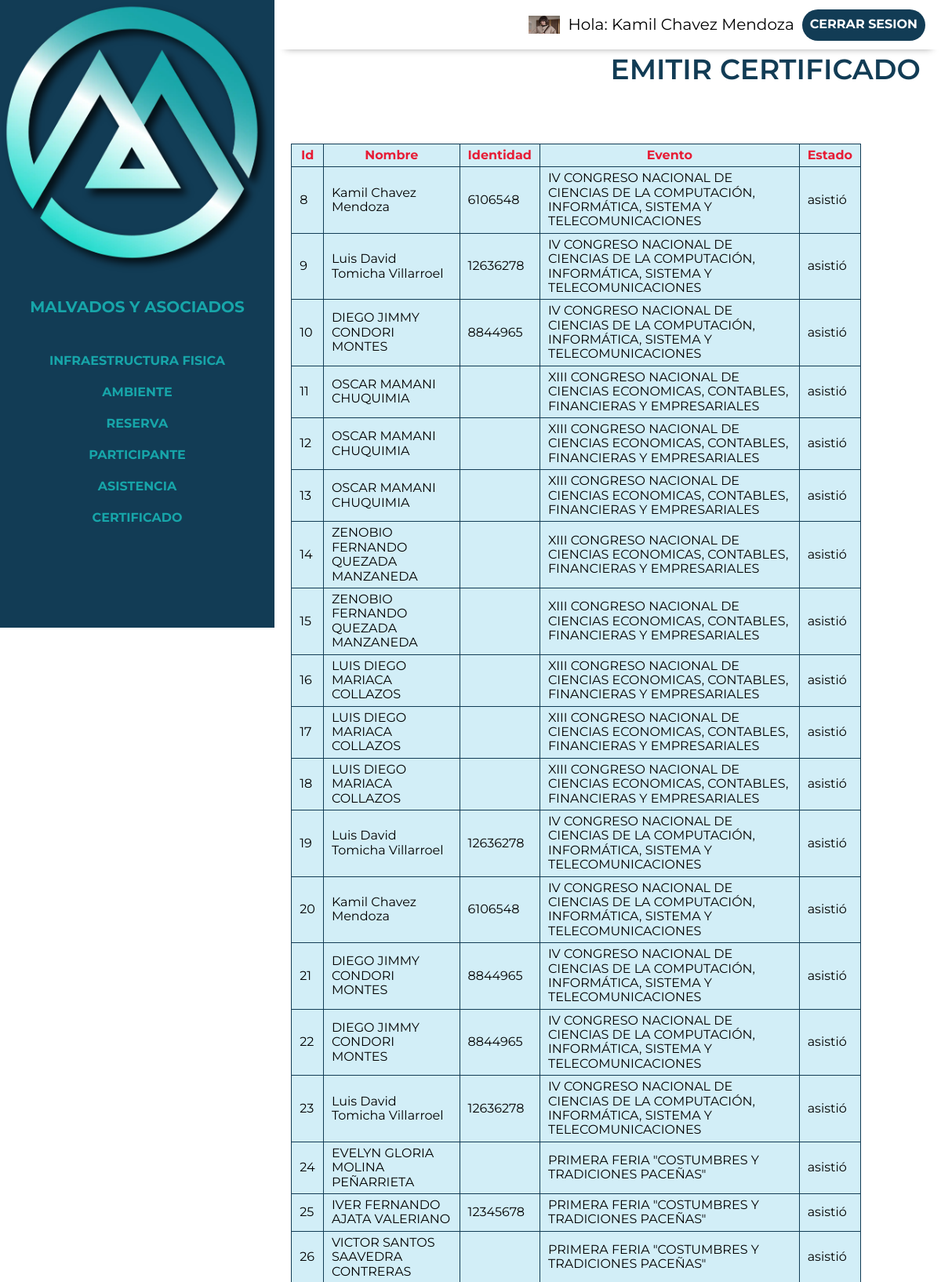
The page /control/certificado.php (signed in, upper part) on the database its author committed.
### tables this page shows
CREATE TABLE `usuario` (
  `id_usuario` int(20) NOT NULL,
  `nombre` varchar(60) NOT NULL,
  `apPaterno` varchar(50) NOT NULL,
  `apMaterno` varchar(50) NOT NULL,
  `email` varchar(60) NOT NULL,
  `password` char(60) DEFAULT NULL,
  `estado` varchar(60) DEFAULT NULL,
  `identidad` varchar(60) NOT NULL,
  `foto` varchar(200) DEFAULT NULL,
  `usuario` varchar(50) DEFAULT NULL,
  `celular` varchar(20) DEFAULT NULL,
  `fechaRegistro` date DEFAULT NULL,
  `token` varchar(50) DEFAULT NULL
);

CREATE TABLE `asistencia` (
  `id_asistencia` int(20) NOT NULL,
  `id_evento` int(20) NOT NULL,
  `id_usuario` int(11) NOT NULL,
  `fecha` date NOT NULL,
  `hora_entrada` time NOT NULL,
  `detalle_asistencia` text NOT NULL
);

CREATE TABLE `evento` (
  `id_evento` int(20) NOT NULL,
  `fechaEvento` date DEFAULT NULL,
  `nombreEvento` varchar(225) NOT NULL,
  `Duracion` int(45) NOT NULL,
  `descripcion` longtext NOT NULL,
  `imagen` varchar(200) DEFAULT NULL,
  `id_ambiente` int(11) NOT NULL,
  `gratuito` varchar(2) DEFAULT 'no',
  `costo` decimal(10,0) DEFAULT NULL,
  `fechaFin` date DEFAULT NULL,
  `hora_ini` time NOT NULL,
  `hora_fin` time NOT NULL,
  `estado` varchar(60) NOT NULL
);

### control/certificado.php (the view, shortened to what this page needs)
<?php require'includes/header.php';
    include("../app/conexion.php");
    if(isset($_GET['id_evento'])){
        $id_evento=$_GET['id_evento'];
        $sql="select *from asistencia where id_evento='".$id_evento."'";
        $resultado=mysqli_query($conectar, $sql);
    }
    else{
        $sql="select *from asistencia";
        $resultado=mysqli_query($conectar, $sql);
    }
?>
<div class="contenedor">
    <div class="listar ">
        <h2 >Emitir Certificado </h2>
    </div>
    <br/>
    <div class="tlis">
            <table  >
                <thead>
                    <tr>
                        <th data-titulo="Id:">Id</th>
                        <th data-titulo="Nombre:">Nombre</th>
                        <th data-titulo="Identidad:">Identidad</th>
                        <th data-titulo="Evento:">Evento</th>
                        <th data-titulo="Estado:">Estado</th>
                    </tr>
                </thead>
                <tbody>
                     <?php
                            while($filas=mysqli_fetch_assoc($resultado)){
                        ?>
                    <tr>
                            <?php
                            $i=$filas['id_usuario'];
                            $sql1="select *from usuario where id_usuario='".$i."'";
                            $res1=mysqli_query($conectar,$sql1);
                            $fil=mysqli_fetch_assoc($res1);
                            $i2=$filas['id_evento'];
                            $sql2="select *from evento where id_evento='".$i2."'";
                            $res2=mysqli_query($conectar,$sql2);
                            $fila=mysqli_fetch_assoc($res2);
                            ?>
                        <td data-titulo="Id:"><?php echo $filas['id_asistencia']?></td>
                        <td data-titulo="Nombre:"><?php echo $fil['nombre']." ".$fil['apPaterno']." ".$fil['apMaterno'];?></td>
                        <td data-titulo="Identidad:"><?php echo $fil['identidad']?></td>
                        <td data-titulo="Evento:"><?php echo $fila['nombreEvento']?></td>
                        <td data-titulo="Pago:"><?php echo $filas['detalle_asistencia']?></td>
                    </tr>
                    <?php
                    }
                    ?>
                </tbody>
            </table>
         </div>
</div>
<?php require 'includes/footer.php' ?>

### control/includes/header.php (shortened to what this page needs)
<!DOCTYPE html>
<html lang="en">
<head>
    <link rel="stylesheet" href="https://cdn.jsdelivr.net/npm/bootstrap-icons@1.10.4/font/bootstrap-icons.css">
    <link rel="stylesheet" href="../build/css/app.css">
    <link href="https://cdn.jsdelivr.net/npm/select2@4.1.0-rc.0/dist/css/select2.min.css" rel="stylesheet" />
</head>
<body>
<div class="dashboard">
    <aside class="sidebar">
        <div class="logo-principal">
            <img  loading="lazy"  width="50" heigth="80" src="../build/img/control/logo.webp" alt="desdeaqui">
            <a href="index.php"><h3>  Malvados y Asociados </h3></a>
        </div>
        <nav class="sidebar-nav flex">
            <a href="infraestructura.php">Infraestructura Fisica</a>
            <a href="ambiente.php">Ambiente</a>
            <a href="reserva.php">Reserva</a>
            <a href="participante.php">Participante</a>
            <a href="asistencia.php">Asistencia</a>
                <a href="certificado.php">Certificado</a>
        </nav>
    </aside>
    <div class="principal">
        <div class="barra flex">
            <img src="../build/img/control/sara.webp"  style="width:40px;height:23px;" class="rounded-pill">
            <p>Hola: <span>
                <?php
                $id=$_SESSION['id'];
                include("../app/conexion.php");
                $sql="select nombre, apPaterno, apMaterno from usuario where id_usuario='$id'";
                $resultado=mysqli_query($conectar,$sql);
                $filas=mysqli_fetch_assoc($resultado);
                 echo $filas['nombre'].' '.$filas['apPaterno'].' '.$filas['apMaterno'];
                ?>
                </span></p>
            <a href="../login/cerrar_session.php" class="cerrar-sesion">Cerrar Sesion</a>
        </div>

### build/css/app.css (style rules this page uses)
html { box-sizing:border-box;font-size:62.5% }
*,:after,:before { box-sizing:inherit }
body { font-family:Montserrat,sans-serif;font-size:1.6rem }
p { color:#000;font-size:2rem }
.contenedor { margin:0 auto;max-width:120rem;width:95% }
a { text-decoration:none }
h1,h2,h3 { margin:0 0 5rem }
h2 { font-size:3.6rem }
h3 { font-size:3rem }
img { display:block;height:auto;max-width:100%;width:100% }
html { -webkit-text-size-adjust:100%;line-height:1.15 }
body { margin:0 }
a { background-color:transparent }
img { border-style:none }
.dashboard { background-color:#fff }
@media (min-width:768px) { .dashboard { display:flex;height:100vh } }
.dashboard .principal { flex:1 }
.sidebar { background-color:#123c55;width:100% }
@media (min-width:768px) { .sidebar { max-width:35rem } }
.sidebar h3 { color:#17a5a9;font-size:2rem;margin:0;padding:2rem;text-align:left }
.sidebar .sidebar-nav { flex-direction:column;margin-top:5rem }
.sidebar .sidebar-nav a { color:#17a5a9;font-weight:700;padding:1rem;text-align:left;transition-duration:.3s;transition-property:background-color;width:100% }
.barra { background-color:#fff;box-shadow:1px 12px 9px -13px rgba(0,0,0,.4);justify-content:flex-end;padding:1rem 2rem;transition-duration:.3s;transition-property:background-color }
.barra p { margin:1rem }
.listar h2 { color:#123c55;padding:.5rem;text-align:end;text-transform:uppercase }
.barra a { background-color:#123c55;border-radius:5rem }
a { align-items:center;color:#fff;display:grid;font-weight:700;height:4rem;justify-content:center;padding:1rem;text-transform:uppercase;transition-duration:.3s;transition-property:background-color }
.flex { align-items:center;display:flex }
table { background:#d2eef7;border-collapse:collapse }
table thead { color:#e71d36 }
td,th { border:1px solid #123c55;padding:5px 10px }
@media (min-width:992px) { table { display:table;width:90% } }
h2 { font-weight:600 }

### rows shown on the page
usuario: nombre "Kamil", apPaterno "Chavez", apMaterno "Mendoza"
asistencia: id_asistencia "8", id_usuario.nombre "Kamil", id_usuario.apPaterno "Chavez", id_usuario.apMaterno "Mendoza", id_usuario.identidad "6106548", id_evento.nombreEvento "IV CONGRESO NACIONAL DE CIENCIAS DE LA COMPUTACIÓN, INFORMÁTICA, SISTEMA Y TELECOMUNICACIONES", detalle_asistencia "asistió"
asistencia: id_asistencia "9", id_usuario.nombre "Luis David", id_usuario.apPaterno "Tomicha", id_usuario.apMaterno "Villarroel", id_usuario.identidad "12636278", id_evento.nombreEvento "IV CONGRESO NACIONAL DE CIENCIAS DE LA COMPUTACIÓN, INFORMÁTICA, SISTEMA Y TELECOMUNICACIONES", detalle_asistencia "asistió"
asistencia: id_asistencia "10", id_usuario.nombre "DIEGO JIMMY", id_usuario.apPaterno "CONDORI", id_usuario.apMaterno "MONTES", id_usuario.identidad "8844965", id_evento.nombreEvento "IV CONGRESO NACIONAL DE CIENCIAS DE LA COMPUTACIÓN, INFORMÁTICA, SISTEMA Y TELECOMUNICACIONES", detalle_asistencia "asistió"
asistencia: id_asistencia "11", id_usuario.nombre "OSCAR", id_usuario.apPaterno "MAMANI", id_usuario.apMaterno "CHUQUIMIA", id_evento.nombreEvento "XIII CONGRESO NACIONAL DE CIENCIAS ECONOMICAS, CONTABLES, FINANCIERAS Y EMPRESARIALES", detalle_asistencia "asistió"
asistencia: id_asistencia "12", id_usuario.nombre "OSCAR", id_usuario.apPaterno "MAMANI", id_usuario.apMaterno "CHUQUIMIA", id_evento.nombreEvento "XIII CONGRESO NACIONAL DE CIENCIAS ECONOMICAS, CONTABLES, FINANCIERAS Y EMPRESARIALES", detalle_asistencia "asistió"
asistencia: id_asistencia "13", id_usuario.nombre "OSCAR", id_usuario.apPaterno "MAMANI", id_usuario.apMaterno "CHUQUIMIA", id_evento.nombreEvento "XIII CONGRESO NACIONAL DE CIENCIAS ECONOMICAS, CONTABLES, FINANCIERAS Y EMPRESARIALES", detalle_asistencia "asistió"
asistencia: id_asistencia "14", id_usuario.nombre "ZENOBIO FERNANDO", id_usuario.apPaterno "QUEZADA", id_usuario.apMaterno "MANZANEDA", id_evento.nombreEvento "XIII CONGRESO NACIONAL DE CIENCIAS ECONOMICAS, CONTABLES, FINANCIERAS Y EMPRESARIALES", detalle_asistencia "asistió"
asistencia: id_asistencia "15", id_usuario.nombre "ZENOBIO FERNANDO", id_usuario.apPaterno "QUEZADA", id_usuario.apMaterno "MANZANEDA", id_evento.nombreEvento "XIII CONGRESO NACIONAL DE CIENCIAS ECONOMICAS, CONTABLES, FINANCIERAS Y EMPRESARIALES", detalle_asistencia "asistió"
asistencia: id_asistencia "16", id_usuario.nombre "LUIS DIEGO", id_usuario.apPaterno "MARIACA", id_usuario.apMaterno "COLLAZOS", id_evento.nombreEvento "XIII CONGRESO NACIONAL DE CIENCIAS ECONOMICAS, CONTABLES, FINANCIERAS Y EMPRESARIALES", detalle_asistencia "asistió"
asistencia: id_asistencia "17", id_usuario.nombre "LUIS DIEGO", id_usuario.apPaterno "MARIACA", id_usuario.apMaterno "COLLAZOS", id_evento.nombreEvento "XIII CONGRESO NACIONAL DE CIENCIAS ECONOMICAS, CONTABLES, FINANCIERAS Y EMPRESARIALES", detalle_asistencia "asistió"
asistencia: id_asistencia "18", id_usuario.nombre "LUIS DIEGO", id_usuario.apPaterno "MARIACA", id_usuario.apMaterno "COLLAZOS", id_evento.nombreEvento "XIII CONGRESO NACIONAL DE CIENCIAS ECONOMICAS, CONTABLES, FINANCIERAS Y EMPRESARIALES", detalle_asistencia "asistió"
asistencia: id_asistencia "19", id_usuario.nombre "Luis David", id_usuario.apPaterno "Tomicha", id_usuario.apMaterno "Villarroel", id_usuario.identidad "12636278", id_evento.nombreEvento "IV CONGRESO NACIONAL DE CIENCIAS DE LA COMPUTACIÓN, INFORMÁTICA, SISTEMA Y TELECOMUNICACIONES", detalle_asistencia "asistió"
asistencia: id_asistencia "20", id_usuario.nombre "Kamil", id_usuario.apPaterno "Chavez", id_usuario.apMaterno "Mendoza", id_usuario.identidad "6106548", id_evento.nombreEvento "IV CONGRESO NACIONAL DE CIENCIAS DE LA COMPUTACIÓN, INFORMÁTICA, SISTEMA Y TELECOMUNICACIONES", detalle_asistencia "asistió"
asistencia: id_asistencia "21", id_usuario.nombre "DIEGO JIMMY", id_usuario.apPaterno "CONDORI", id_usuario.apMaterno "MONTES", id_usuario.identidad "8844965", id_evento.nombreEvento "IV CONGRESO NACIONAL DE CIENCIAS DE LA COMPUTACIÓN, INFORMÁTICA, SISTEMA Y TELECOMUNICACIONES", detalle_asistencia "asistió"
asistencia: id_asistencia "22", id_usuario.nombre "DIEGO JIMMY", id_usuario.apPaterno "CONDORI", id_usuario.apMaterno "MONTES", id_usuario.identidad "8844965", id_evento.nombreEvento "IV CONGRESO NACIONAL DE CIENCIAS DE LA COMPUTACIÓN, INFORMÁTICA, SISTEMA Y TELECOMUNICACIONES", detalle_asistencia "asistió"
asistencia: id_asistencia "23", id_usuario.nombre "Luis David", id_usuario.apPaterno "Tomicha", id_usuario.apMaterno "Villarroel", id_usuario.identidad "12636278", id_evento.nombreEvento "IV CONGRESO NACIONAL DE CIENCIAS DE LA COMPUTACIÓN, INFORMÁTICA, SISTEMA Y TELECOMUNICACIONES", detalle_asistencia "asistió"
asistencia: id_asistencia "24", id_usuario.nombre "EVELYN GLORIA", id_usuario.apPaterno "MOLINA", id_usuario.apMaterno "PEÑARRIETA", id_evento.nombreEvento "PRIMERA FERIA \"COSTUMBRES Y TRADICIONES PACEÑAS\"", detalle_asistencia "asistió"
asistencia: id_asistencia "25", id_usuario.nombre "IVER FERNANDO", id_usuario.apPaterno "AJATA", id_usuario.apMaterno "VALERIANO", id_usuario.identidad "12345678", id_evento.nombreEvento "PRIMERA FERIA \"COSTUMBRES Y TRADICIONES PACEÑAS\"", detalle_asistencia "asistió"
asistencia: id_asistencia "26", id_usuario.nombre "VICTOR SANTOS", id_usuario.apPaterno "SAAVEDRA", id_usuario.apMaterno "CONTRERAS", id_evento.nombreEvento "PRIMERA FERIA \"COSTUMBRES Y TRADICIONES PACEÑAS\"", detalle_asistencia "asistió"
